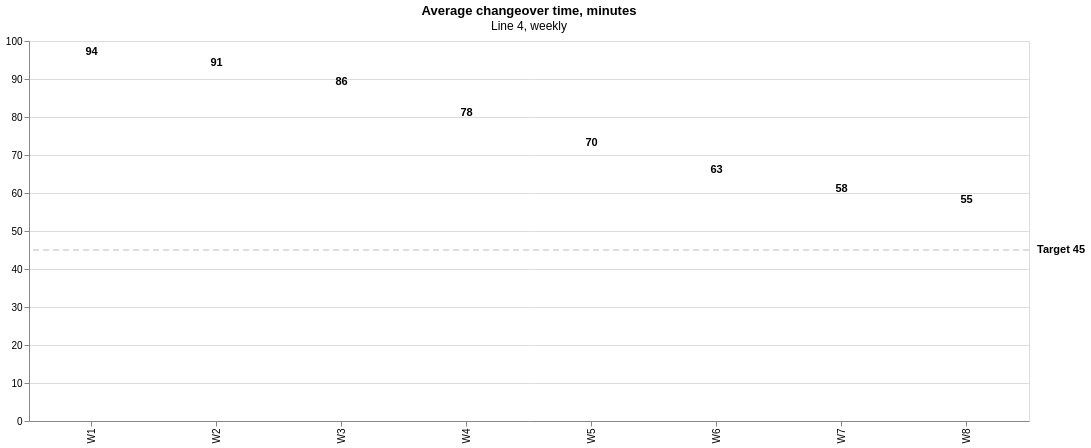

Write a Vega-Lite specification for this figure.
### Vega-Lite specification from a JSON file in a GitHub repository (floating-point values rounded to 4 significant figures)
{"$schema": "https://vega.github.io/schema/vega-lite/v5.json", "title": {"text": "Average changeover time, minutes", "subtitle": "Line 4, weekly"}, "width": 1000, "height": 380, "data": {"values": [{"week": "W1", "minutes": 94}, {"week": "W2", "minutes": 91}, {"week": "W3", "minutes": 86}, {"week": "W4", "minutes": 78}, {"week": "W5", "minutes": 70}, {"week": "W6", "minutes": 63}, {"week": "W7", "minutes": 58}, {"week": "W8", "minutes": 55}]}, "layer": [{"mark": {"type": "bar", "width": {"band": 0.62}}, "encoding": {"x": {"field": "week", "type": "ordinal", "title": null, "sort": null}, "y": {"field": "minutes", "type": "quantitative", "title": null, "scale": {"domain": [0, 100]}}, "color": {"condition": {"test": "datum.week === 'W8'", "value": "$accent"}, "value": "$rule"}}}, {"mark": {"type": "text", "dy": -12, "fontWeight": 600}, "encoding": {"x": {"field": "week", "type": "ordinal", "sort": null}, "y": {"field": "minutes", "type": "quantitative"}, "text": {"field": "minutes"}}}, {"data": {"values": [{"target": 45}]}, "mark": {"type": "rule", "strokeDash": [6, 4], "strokeWidth": 2}, "encoding": {"y": {"field": "target", "type": "quantitative"}, "color": {"value": "$muted"}}}, {"data": {"values": [{"target": 45, "label": "Target 45"}]}, "mark": {"type": "text", "align": "left", "baseline": "middle", "dx": 8, "fontWeight": 600}, "encoding": {"x": {"value": "width"}, "y": {"field": "target", "type": "quantitative"}, "text": {"field": "label"}, "color": {"value": "$muted"}}}]}
